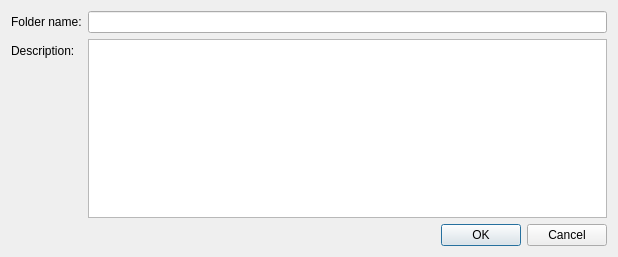
<?xml version="1.0" encoding="UTF-8"?>
<ui version="4.0">
 <class>TagFolderCreateDialog</class>
 <widget class="QDialog" name="TagFolderCreateDialog">
  <property name="geometry">
   <rect>
    <x>0</x>
    <y>0</y>
    <width>618</width>
    <height>257</height>
   </rect>
  </property>
  <property name="windowTitle">
   <string>New Folder</string>
  </property>
  <layout class="QVBoxLayout" name="verticalLayout">
   <item>
    <layout class="QFormLayout" name="formLayout">
     <item row="0" column="1">
      <widget class="QLineEdit" name="folderNameBox"/>
     </item>
     <item row="1" column="0">
      <widget class="QLabel" name="folderDescriptionLabel">
       <property name="text">
        <string>Description:</string>
       </property>
      </widget>
     </item>
     <item row="1" column="1">
      <widget class="QTextEdit" name="folderDescriptionBox"/>
     </item>
     <item row="0" column="0">
      <widget class="QLabel" name="folderNameLabel">
       <property name="text">
        <string>Folder name:</string>
       </property>
      </widget>
     </item>
    </layout>
   </item>
   <item>
    <widget class="QDialogButtonBox" name="buttonBox">
     <property name="orientation">
      <enum>Qt::Horizontal</enum>
     </property>
     <property name="standardButtons">
      <set>QDialogButtonBox::Cancel|QDialogButtonBox::Ok</set>
     </property>
    </widget>
   </item>
  </layout>
 </widget>
 <resources/>
 <connections>
  <connection>
   <sender>buttonBox</sender>
   <signal>accepted()</signal>
   <receiver>TagFolderCreateDialog</receiver>
   <slot>accept()</slot>
   <hints>
    <hint type="sourcelabel">
     <x>248</x>
     <y>254</y>
    </hint>
    <hint type="destinationlabel">
     <x>157</x>
     <y>274</y>
    </hint>
   </hints>
  </connection>
  <connection>
   <sender>buttonBox</sender>
   <signal>rejected()</signal>
   <receiver>TagFolderCreateDialog</receiver>
   <slot>reject()</slot>
   <hints>
    <hint type="sourcelabel">
     <x>316</x>
     <y>260</y>
    </hint>
    <hint type="destinationlabel">
     <x>286</x>
     <y>274</y>
    </hint>
   </hints>
  </connection>
 </connections>
</ui>
